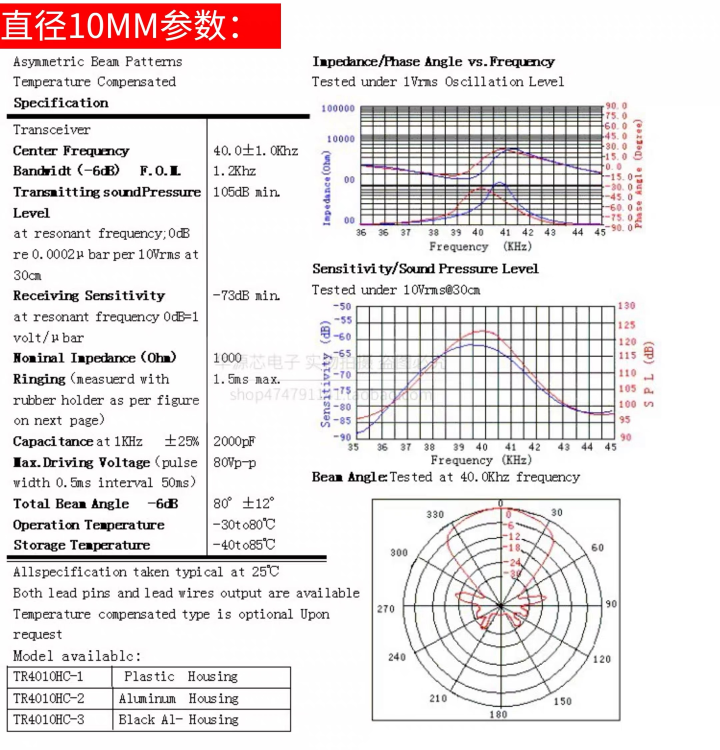
#> input picture sound_wave_sim_figures/transducers.jpg, 2160 x 2250 px (shown at 1/3 size)
$ python digitize.py
#> lines starting #> are read from the running program, lines starting #| are printed output that depends on the picture; after the words box and inside, x2 and y2 are one past the last pixel; in counts of white or black regions, pixels touching at a corner belong together
"""Digitize the TR4010HC measured polar chart from ``transducers.jpg``.

The photographed datasheet page is the only directivity data available for
the part.  The chart geometry is calibrated with constants measured once on
that image (centre, 0 dB radius, ring spacing); the trace is tracked for
both halves of the asymmetric cut, bridged across the dark radial spokes and
smoothed.  ``directivity.csv`` is the committed result.

Run::

    python sim/transducer/digitize.py
"""

from __future__ import annotations

import argparse
import math
from pathlib import Path

import numpy as np
from PIL import Image, ImageDraw

# --- calibration for transducers.jpg (2160 x 2250 px) ---------------------
IMAGE_SIZE = (2250, 2160, 3)          # rows, cols, channels
CENTER_CX = 1506                      # chart centre, px
CENTER_CY = 1820
R0_PX = 297.0                         # radius of the 0 dB ring, px
PX_PER_6DB = 45.0                     # radial spacing of the rings, px / 6 dB
TRACE_STEP_DEG = 0.25                 # angular sampling of the extraction
R_MIN_PX, R_MAX_PX, R_STEP_PX = 15.0, 330.0, 0.5
SPOKE_BRIDGE_DEG = 2.5                # blank the dark 30 deg spoke lines
SMOOTH_POINTS = 9                     # circular box filter (~2.25 deg)
OUT_STEP_DEG = 0.5                    # committed grid
OVERLAY_CROP = (1150, 1500, 1980, 2180)  # left, top, right, bottom

ROOT = Path(__file__).resolve().parents[2]
DEFAULT_IMAGE = ROOT / "transducers.jpg"
DEFAULT_OUT = Path(__file__).resolve().parent


def check_image(img: np.ndarray) -> None:
    """Reject anything but the calibrated datasheet photograph."""
    if img.shape != IMAGE_SIZE:
        raise ValueError(
            f"expected a {IMAGE_SIZE[1]}x{IMAGE_SIZE[0]} RGB image, "
            f"got shape {img.shape}"
        )


def _pink_mask(img: np.ndarray) -> np.ndarray:
    """Light-pink curve pixels; the darker red dB labels fail ``g > 135``."""
    r, g, b = img[:, :, 0], img[:, :, 1], img[:, :, 2]
    return (r - g > 14) & (r - b > 8) & (r > 170) & (g > 135)


def _trace_profile(mask: np.ndarray) -> tuple[np.ndarray, np.ndarray]:
    """Largest pink radius per angle, in px (NaN where the trace is hidden)."""
    angles = np.arange(0.0, 360.0, TRACE_STEP_DEG)
    radii = np.arange(R_MIN_PX, R_MAX_PX, R_STEP_PX)
    prof = np.full(angles.size, np.nan)
    for i, a in enumerate(angles):
        t = math.radians(a)
        y = np.rint(CENTER_CY - radii * math.cos(t)).astype(int)
        x = np.rint(CENTER_CX + radii * math.sin(t)).astype(int)
        inside = (y >= 0) & (y < mask.shape[0]) & (x >= 0) & (x < mask.shape[1])
        hit = np.zeros(radii.size, dtype=bool)
        hit[inside] = mask[y[inside], x[inside]]
        if hit.any():
            prof[i] = radii[hit].max()
    return angles, prof


def _bridge_spokes(angles: np.ndarray, prof: np.ndarray) -> np.ndarray:
    """Interpolate across the 30 deg spokes, which overwrite the curve."""
    prof = prof.copy()
    for spoke in range(0, 360, 30):
        dd = np.minimum(np.abs(angles - spoke), 360.0 - np.abs(angles - spoke))
        prof[dd < SPOKE_BRIDGE_DEG] = np.nan
    ok = np.isfinite(prof)
    if not ok.any():
        raise ValueError("no trace found in the chart")
    return np.interp(angles, angles[ok], prof[ok])


def _to_db(radii_px: np.ndarray) -> np.ndarray:
    return -6.0 * (R0_PX - radii_px) / PX_PER_6DB


def _smooth_circular(db: np.ndarray, points: int = SMOOTH_POINTS) -> np.ndarray:
    half = points // 2
    padded = np.concatenate([db[-half:], db, db[:half]])
    return np.convolve(padded, np.ones(points) / points, mode="valid")


def _collapse(angles: np.ndarray, db: np.ndarray):
    """Fold the 0..360 cut onto 0..180: right, left and power-averaged."""
    out_angles = np.arange(0.0, 180.0 + 1e-9, OUT_STEP_DEG)
    front = angles <= 180.0
    right = np.interp(out_angles, angles[front], db[front])
    # left(theta) = profile(360 - theta); index 0 repeats the on-axis sample
    mirrored = np.roll(db[::-1], 1)
    left = np.interp(out_angles, angles, mirrored)
    mean_power = 10.0 * np.log10(
        (10.0 ** (right / 10.0) + 10.0 ** (left / 10.0)) / 2.0
    )
    return out_angles, right, left, mean_power


def _derive(angles: np.ndarray, mean_power: np.ndarray) -> tuple[float, float]:
    """Standard 4 pi directivity: Q = 2 / int_0^pi P sin(theta) dtheta."""
    th = np.radians(angles)
    q = 2.0 / np.trapezoid(10.0 ** (mean_power / 10.0) * np.sin(th), th)
    return float(q), float(10.0 * math.log10(q))


def _crossing(angles: np.ndarray, curve: np.ndarray, level: float = -6.0) -> float:
    below = np.flatnonzero(curve <= level)
    if below.size == 0:
        raise ValueError(f"no {level:g} dB crossing in the cut")
    return float(angles[below[0]])


def extract(image_path: Path | str = DEFAULT_IMAGE) -> dict:
    path = Path(image_path)
    if not path.exists():
        raise FileNotFoundError(path)
    img = np.asarray(Image.open(path).convert("RGB"), dtype=int)
    check_image(img)
    angles, prof = _trace_profile(_pink_mask(img))
    db = _smooth_circular(_to_db(_bridge_spokes(angles, prof)))
    # The chart's 0 dB ring is the reference; normalise the digitized peak to
    # 0 dB so the levels are a true directivity and DI is well defined.
    db = db - db[0]
    out_angles, right, left, mean_power = _collapse(angles, db)
    q, di = _derive(out_angles, mean_power)
    return {
        "angles_deg": out_angles,
        "db_right": right,
        "db_left": left,
        "db_mean_power": mean_power,
        "q": q,
        "di_db": di,
        "half_right_deg": _crossing(out_angles, right),
        "half_left_deg": _crossing(out_angles, left),
    }


def _write_overlay(result: dict, path: Path,
                   image_path: Path = DEFAULT_IMAGE) -> None:
    if not Path(image_path).exists():
        return
    img = Image.open(image_path).convert("RGB")
    draw = ImageDraw.Draw(img)
    for a, db_r, db_l in zip(result["angles_deg"], result["db_right"],
                             result["db_left"]):
        for theta, level in ((a, db_r), (360.0 - a, db_l)):
            radius = R0_PX + level * (PX_PER_6DB / 6.0)
            t = math.radians(theta)
            x = CENTER_CX + radius * math.sin(t)
            y = CENTER_CY - radius * math.cos(t)
            draw.ellipse([x - 1, y - 1, x + 1, y + 1], fill=(0, 0, 255))
    left, top, right, bottom = OVERLAY_CROP
    img.crop(OVERLAY_CROP).resize(((right - left) * 2, (bottom - top) * 2),
                                  Image.LANCZOS).save(path)


def write_outputs(result: dict, out_dir: Path | str = DEFAULT_OUT):
    out_dir = Path(out_dir)
    out_dir.mkdir(parents=True, exist_ok=True)
    csv_path = out_dir / "directivity.csv"
    with open(csv_path, "w", newline="", encoding="utf-8") as fh:
        fh.write("angle_deg,db_right,db_left,db_mean_power\n")
        for a, r, l, m in zip(result["angles_deg"], result["db_right"],
                              result["db_left"], result["db_mean_power"]):
            fh.write(f"{a:.2f},{r:.3f},{l:.3f},{m:.3f}\n")
    overlay = out_dir / "overlay.png"
    _write_overlay(result, overlay)
    return csv_path, overlay


def main(argv=None) -> None:
    ap = argparse.ArgumentParser(description="Digitize the transducer polar chart.")
    ap.add_argument("--image", default=str(DEFAULT_IMAGE))
    ap.add_argument("--out", default=str(DEFAULT_OUT))
    args = ap.parse_args(argv)
    result = extract(args.image)
#> in _pink_mask, `r, g, b = img[:, :, 0], img[:, :, 1], img[:, :, 2]`:
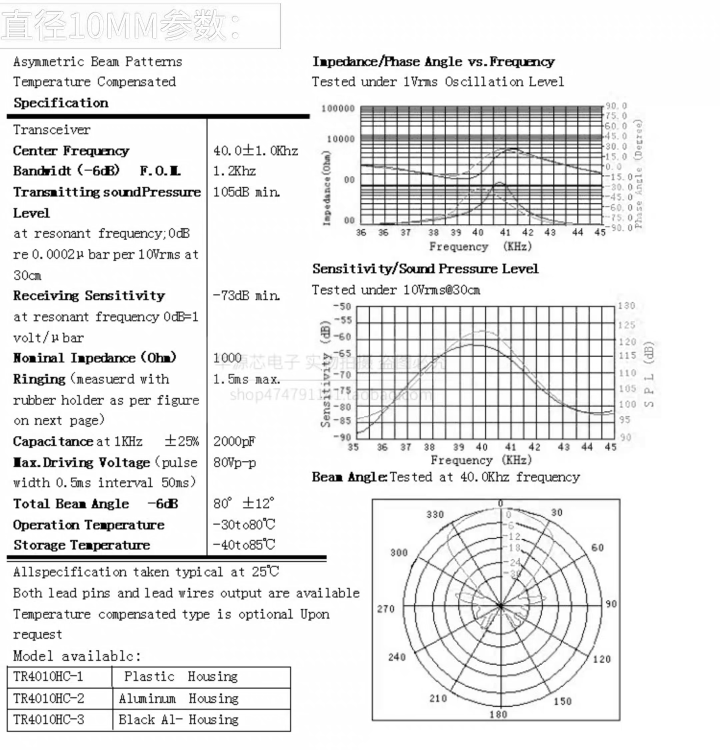
#> r: shape (2250, 2160) int64 (shown at 1/3 size); min 0, max 255, mean 233.1
#> in _pink_mask, `r, g, b = img[:, :, 0], img[:, :, 1], img[:, :, 2]`:
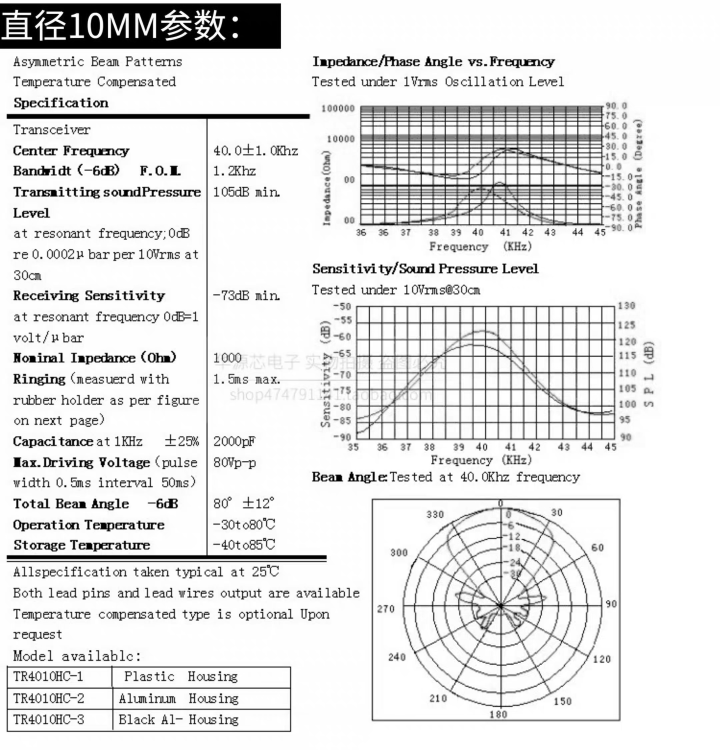
#> g: shape (2250, 2160) int64 (shown at 1/3 size); min 0, max 255, mean 227.2
#> in _pink_mask, `return (r - g > 14) & (r - b > 8) & (r > 170) & (g > 135)`:
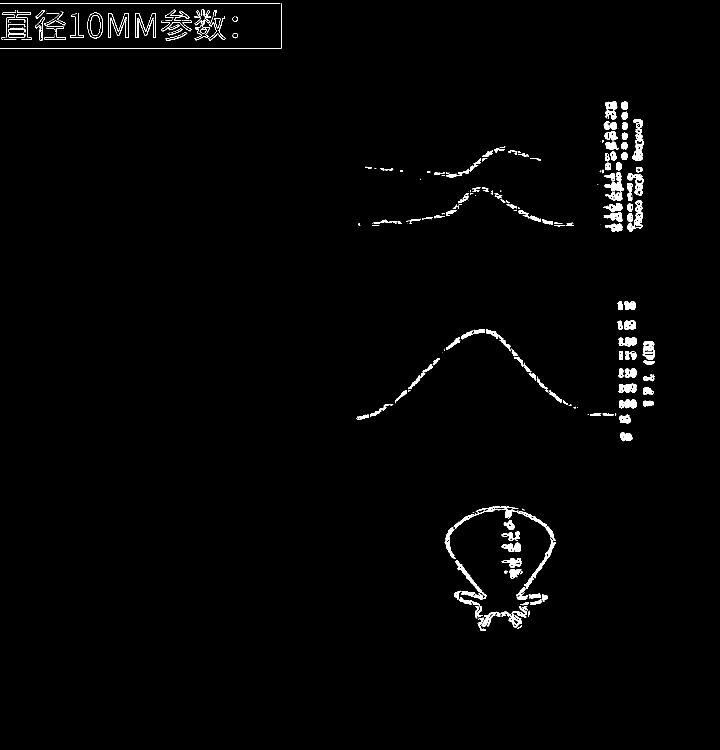
#> returned value: shape (2250, 2160) bool (shown at 1/3 size); 1.2% white; 339 white regions (115 under 20 px), largest, box (x1, y1, x2, y2) and area: (1897, 357, 1931, 482) 1906, (1505, 1526, 1668, 1623) 1597, (1572, 1614, 1668, 1766) 1420
#> in _trace_profile, `angles = np.arange(0.0, 360.0, TRACE_STEP_DEG)`: angles = 1440 values from 0 to 359.8
#> the loop in _trace_profile, `for i, a in enumerate(angles):` made 1440 passes
#> (a, t) on passes 1 to 3: (0, 0), (0.25, 0.00436), (0.5, 0.00873)
#> in _smooth_circular, `half = points // 2`: half = 4
#> in _smooth_circular, `padded = np.concatenate([db[-half:], db, db[:half]])`: padded = 1448 values, max 0.6 at index 1423, min -37.33 at index 744, mean -22.15
#> in extract, `db = _smooth_circular(_to_db(_bridge_spokes(angles, prof)))`: db = 1440 values, max 0.533 at index 1420, min -37.12 at index 741, mean -22.27
#> in extract, `db = db - db[0]`: db = 1440 values, max 0.141 at index 1420, min -37.51 at index 741, mean -22.66
#> in _collapse, `right = np.interp(out_angles, angles[front], db[front])`: right = 361 values, max 0.0222 at index 7, min -36.42 at index 313, mean -23.12
#> in _collapse, `mirrored = np.roll(db[::-1], 1)`: mirrored = 1440 values, max 0.141 at index 20, min -37.51 at index 699, mean -22.66
#> in _collapse, `left = np.interp(out_angles, angles, mirrored)`: left = 361 values, max 0.141 at index 10, min -37.51 at index 349, mean -22.19
#> in _collapse, `mean_power = 10.0 * np.log10( (10.0 ** (right / 10.0) + 10.0 ** (left ..`: mean_power = 361 values, max 0.0744 at index 8, min -36.85 at index 349, mean -22.52
#> in extract, `out_angles, right, left, mean_power = _collapse(angles, db)`: out_angles = 361 values from 0 to 180
#> in _derive, `th = np.radians(angles)`: th = 361 values from 0 to 3.14
#> in _derive, `q = 2.0 / np.trapezoid(10.0 ** (mean_power / 10.0) * np.sin(th), th)`: q = 13.1
#> in extract, `q, di = _derive(out_angles, mean_power)`: di = 11.17
#> in _crossing, `below = np.flatnonzero(curve <= level)`: below = 283 values from 78 to 360
#> result = 8 items
    csv_path, overlay = write_outputs(result, args.out)
#> the loop in write_outputs, `for a, r, l, m in zip(result["angles_deg"], result["db_right"], result..` made 361 passes
#> (a, r, l, m) on passes 1 to 3: (0, 0, 0, 0), (0.5, -0.0296, 0.0296, 0.000101), (1, -0.0593, 0.0593, 0.000404)
#> in _write_overlay, img is the input picture: PIL image 2160x2250 RGB; mean R, G, B 233.1, 227.2, 227.7
#> the loop in _write_overlay, `for a, db_r, db_l in zip(result["angles_deg"], result["db_right"], res..` made 361 passes
#> (a, db_r, db_l) on passes 1 to 3: (0, 0, 0), (0.5, -0.0296, 0.0296), (1, -0.0593, 0.0593)
#> in _write_overlay, `img.crop(OVERLAY_CROP).resize(((right - left) * 2, (bottom - top) * 2)..`:
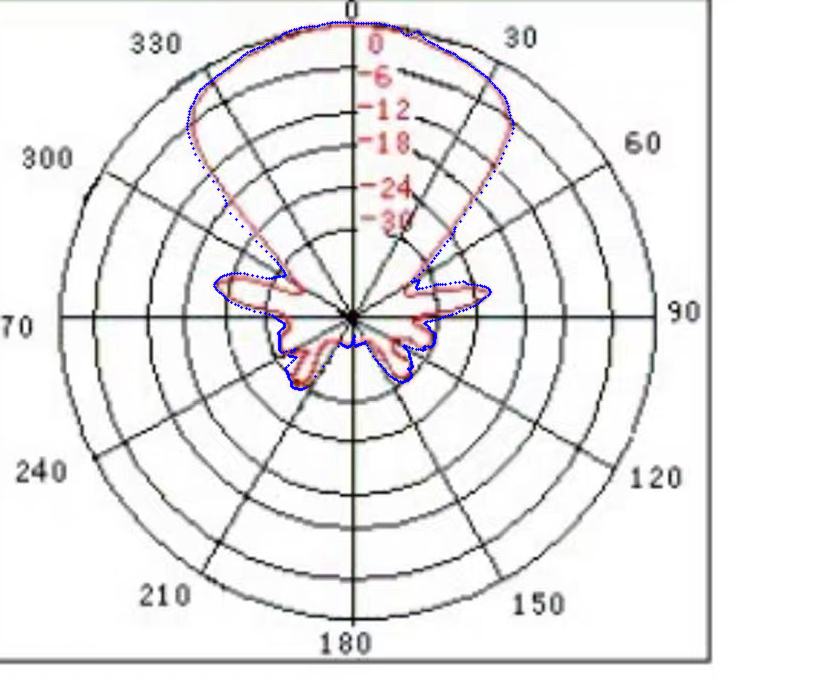
#> saved as overlay.png: PIL image 1660x1360 RGB (shown at 1/2 size); mean R, G, B 235.4, 234.2, 235
    print(f"DI {result['di_db']:.2f} dB  (Q {result['q']:.2f})")
#| DI 11.17 dB  (Q 13.10)
    print(f"half-angles: right {result['half_right_deg']:.1f} deg, "
          f"left {result['half_left_deg']:.1f} deg")
#| half-angles: right 39.0 deg, left 42.0 deg
    print(f"wrote {csv_path}")
#| wrote sound_wave_sim_figures/sim/transducer/directivity.csv
    print(f"wrote {overlay}")
#| wrote sound_wave_sim_figures/sim/transducer/overlay.png


if __name__ == "__main__":
    main()
